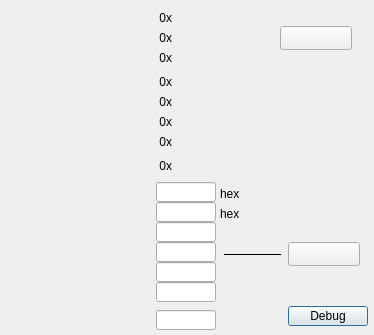
<?xml version="1.0" encoding="UTF-8"?>
<ui version="4.0">
 <class>BK9000</class>
 <widget class="QDialog" name="BK9000">
  <property name="geometry">
   <rect>
    <x>0</x>
    <y>0</y>
    <width>374</width>
    <height>335</height>
   </rect>
  </property>
  <property name="windowTitle">
   <string>Dialog</string>
  </property>
  <widget class="QELabel" name="qelabel">
   <property name="geometry">
    <rect>
     <x>12</x>
     <y>10</y>
     <width>144</width>
     <height>16</height>
    </rect>
   </property>
   <property name="font">
    <font>
     <family>Monospace</family>
    </font>
   </property>
   <property name="alignment">
    <set>Qt::AlignRight|Qt::AlignTrailing|Qt::AlignVCenter</set>
   </property>
   <property name="variable" stdset="0">
    <string>$(P):LI:900R-$(N):REG10.DESC</string>
   </property>
   <property name="variableSubstitutions" stdset="0">
    <string>P=CHA,N=2</string>
   </property>
   <property name="displayAlarmState">
    <bool>false</bool>
   </property>
  </widget>
  <widget class="QELabel" name="qelabel_2">
   <property name="geometry">
    <rect>
     <x>12</x>
     <y>30</y>
     <width>144</width>
     <height>16</height>
    </rect>
   </property>
   <property name="font">
    <font>
     <family>Monospace</family>
    </font>
   </property>
   <property name="alignment">
    <set>Qt::AlignRight|Qt::AlignTrailing|Qt::AlignVCenter</set>
   </property>
   <property name="variable" stdset="0">
    <string>$(P):LI:900R-$(N):REG11.DESC</string>
   </property>
   <property name="variableSubstitutions" stdset="0">
    <string>P=CHA,N=2</string>
   </property>
   <property name="displayAlarmState">
    <bool>false</bool>
   </property>
  </widget>
  <widget class="QELabel" name="qelabel_3">
   <property name="geometry">
    <rect>
     <x>168</x>
     <y>10</y>
     <width>49</width>
     <height>16</height>
    </rect>
   </property>
   <property name="alignment">
    <set>Qt::AlignLeading|Qt::AlignLeft|Qt::AlignVCenter</set>
   </property>
   <property name="variable" stdset="0">
    <string>$(P):LI:900R-$(N):REG10</string>
   </property>
   <property name="variableSubstitutions" stdset="0">
    <string>P=CHA,N=2</string>
   </property>
   <property name="displayAlarmState">
    <bool>false</bool>
   </property>
   <property name="format" stdset="0">
    <enum>QELabel::UnsignedInteger</enum>
   </property>
   <property name="radix">
    <UInt>16</UInt>
   </property>
  </widget>
  <widget class="QLabel" name="label">
   <property name="geometry">
    <rect>
     <x>156</x>
     <y>10</y>
     <width>16</width>
     <height>16</height>
    </rect>
   </property>
   <property name="text">
    <string>0x</string>
   </property>
   <property name="alignment">
    <set>Qt::AlignRight|Qt::AlignTrailing|Qt::AlignVCenter</set>
   </property>
  </widget>
  <widget class="QLabel" name="label_2">
   <property name="geometry">
    <rect>
     <x>156</x>
     <y>30</y>
     <width>16</width>
     <height>16</height>
    </rect>
   </property>
   <property name="text">
    <string>0x</string>
   </property>
   <property name="alignment">
    <set>Qt::AlignRight|Qt::AlignTrailing|Qt::AlignVCenter</set>
   </property>
  </widget>
  <widget class="QELabel" name="qelabel_4">
   <property name="geometry">
    <rect>
     <x>168</x>
     <y>30</y>
     <width>49</width>
     <height>16</height>
    </rect>
   </property>
   <property name="alignment">
    <set>Qt::AlignLeading|Qt::AlignLeft|Qt::AlignVCenter</set>
   </property>
   <property name="variable" stdset="0">
    <string>$(P):LI:900R-$(N):REG11</string>
   </property>
   <property name="variableSubstitutions" stdset="0">
    <string>P=CHA,N=2</string>
   </property>
   <property name="displayAlarmState">
    <bool>false</bool>
   </property>
   <property name="format" stdset="0">
    <enum>QELabel::UnsignedInteger</enum>
   </property>
   <property name="radix">
    <UInt>16</UInt>
   </property>
  </widget>
  <widget class="QLabel" name="label_3">
   <property name="geometry">
    <rect>
     <x>156</x>
     <y>50</y>
     <width>16</width>
     <height>16</height>
    </rect>
   </property>
   <property name="text">
    <string>0x</string>
   </property>
   <property name="alignment">
    <set>Qt::AlignRight|Qt::AlignTrailing|Qt::AlignVCenter</set>
   </property>
  </widget>
  <widget class="QELabel" name="qelabel_5">
   <property name="geometry">
    <rect>
     <x>12</x>
     <y>50</y>
     <width>144</width>
     <height>16</height>
    </rect>
   </property>
   <property name="font">
    <font>
     <family>Monospace</family>
    </font>
   </property>
   <property name="alignment">
    <set>Qt::AlignRight|Qt::AlignTrailing|Qt::AlignVCenter</set>
   </property>
   <property name="variable" stdset="0">
    <string>$(P):LI:900R-$(N):REG12.DESC</string>
   </property>
   <property name="variableSubstitutions" stdset="0">
    <string>P=CHA,N=2</string>
   </property>
   <property name="displayAlarmState">
    <bool>false</bool>
   </property>
  </widget>
  <widget class="QELabel" name="qelabel_6">
   <property name="geometry">
    <rect>
     <x>168</x>
     <y>50</y>
     <width>49</width>
     <height>16</height>
    </rect>
   </property>
   <property name="alignment">
    <set>Qt::AlignLeading|Qt::AlignLeft|Qt::AlignVCenter</set>
   </property>
   <property name="variable" stdset="0">
    <string>$(P):LI:900R-$(N):REG12</string>
   </property>
   <property name="variableSubstitutions" stdset="0">
    <string>P=CHA,N=2</string>
   </property>
   <property name="displayAlarmState">
    <bool>false</bool>
   </property>
   <property name="format" stdset="0">
    <enum>QELabel::UnsignedInteger</enum>
   </property>
   <property name="radix">
    <UInt>16</UInt>
   </property>
  </widget>
  <widget class="QLabel" name="label_4">
   <property name="geometry">
    <rect>
     <x>156</x>
     <y>74</y>
     <width>16</width>
     <height>16</height>
    </rect>
   </property>
   <property name="text">
    <string>0x</string>
   </property>
   <property name="alignment">
    <set>Qt::AlignRight|Qt::AlignTrailing|Qt::AlignVCenter</set>
   </property>
  </widget>
  <widget class="QELabel" name="qelabel_7">
   <property name="geometry">
    <rect>
     <x>12</x>
     <y>74</y>
     <width>144</width>
     <height>16</height>
    </rect>
   </property>
   <property name="font">
    <font>
     <family>Monospace</family>
    </font>
   </property>
   <property name="alignment">
    <set>Qt::AlignRight|Qt::AlignTrailing|Qt::AlignVCenter</set>
   </property>
   <property name="variable" stdset="0">
    <string>$(P):LI:900R-$(N):REG16.DESC</string>
   </property>
   <property name="variableSubstitutions" stdset="0">
    <string>P=CHA,N=2</string>
   </property>
   <property name="displayAlarmState">
    <bool>false</bool>
   </property>
  </widget>
  <widget class="QELabel" name="qelabel_8">
   <property name="geometry">
    <rect>
     <x>168</x>
     <y>74</y>
     <width>49</width>
     <height>16</height>
    </rect>
   </property>
   <property name="alignment">
    <set>Qt::AlignLeading|Qt::AlignLeft|Qt::AlignVCenter</set>
   </property>
   <property name="variable" stdset="0">
    <string>$(P):LI:900R-$(N):REG16</string>
   </property>
   <property name="variableSubstitutions" stdset="0">
    <string>P=CHA,N=2</string>
   </property>
   <property name="displayAlarmState">
    <bool>false</bool>
   </property>
   <property name="format" stdset="0">
    <enum>QELabel::UnsignedInteger</enum>
   </property>
   <property name="radix">
    <UInt>16</UInt>
   </property>
  </widget>
  <widget class="QELabel" name="qelabel_9">
   <property name="geometry">
    <rect>
     <x>12</x>
     <y>94</y>
     <width>144</width>
     <height>16</height>
    </rect>
   </property>
   <property name="font">
    <font>
     <family>Monospace</family>
    </font>
   </property>
   <property name="alignment">
    <set>Qt::AlignRight|Qt::AlignTrailing|Qt::AlignVCenter</set>
   </property>
   <property name="variable" stdset="0">
    <string>$(P):LI:900R-$(N):REG17.DESC</string>
   </property>
   <property name="variableSubstitutions" stdset="0">
    <string>P=CHA,N=2</string>
   </property>
   <property name="displayAlarmState">
    <bool>false</bool>
   </property>
  </widget>
  <widget class="QLabel" name="label_5">
   <property name="geometry">
    <rect>
     <x>156</x>
     <y>94</y>
     <width>16</width>
     <height>16</height>
    </rect>
   </property>
   <property name="text">
    <string>0x</string>
   </property>
   <property name="alignment">
    <set>Qt::AlignRight|Qt::AlignTrailing|Qt::AlignVCenter</set>
   </property>
  </widget>
  <widget class="QELabel" name="qelabel_10">
   <property name="geometry">
    <rect>
     <x>168</x>
     <y>94</y>
     <width>49</width>
     <height>16</height>
    </rect>
   </property>
   <property name="alignment">
    <set>Qt::AlignLeading|Qt::AlignLeft|Qt::AlignVCenter</set>
   </property>
   <property name="variable" stdset="0">
    <string>$(P):LI:900R-$(N):REG17</string>
   </property>
   <property name="variableSubstitutions" stdset="0">
    <string>P=CHA,N=2</string>
   </property>
   <property name="displayAlarmState">
    <bool>false</bool>
   </property>
   <property name="format" stdset="0">
    <enum>QELabel::UnsignedInteger</enum>
   </property>
   <property name="radix">
    <UInt>16</UInt>
   </property>
  </widget>
  <widget class="QELabel" name="qelabel_11">
   <property name="geometry">
    <rect>
     <x>12</x>
     <y>114</y>
     <width>144</width>
     <height>16</height>
    </rect>
   </property>
   <property name="font">
    <font>
     <family>Monospace</family>
    </font>
   </property>
   <property name="alignment">
    <set>Qt::AlignRight|Qt::AlignTrailing|Qt::AlignVCenter</set>
   </property>
   <property name="variable" stdset="0">
    <string>$(P):LI:900R-$(N):REG18.DESC</string>
   </property>
   <property name="variableSubstitutions" stdset="0">
    <string>P=CHA,N=2</string>
   </property>
   <property name="displayAlarmState">
    <bool>false</bool>
   </property>
  </widget>
  <widget class="QLabel" name="label_6">
   <property name="geometry">
    <rect>
     <x>156</x>
     <y>114</y>
     <width>16</width>
     <height>16</height>
    </rect>
   </property>
   <property name="text">
    <string>0x</string>
   </property>
   <property name="alignment">
    <set>Qt::AlignRight|Qt::AlignTrailing|Qt::AlignVCenter</set>
   </property>
  </widget>
  <widget class="QELabel" name="qelabel_12">
   <property name="geometry">
    <rect>
     <x>168</x>
     <y>114</y>
     <width>49</width>
     <height>16</height>
    </rect>
   </property>
   <property name="alignment">
    <set>Qt::AlignLeading|Qt::AlignLeft|Qt::AlignVCenter</set>
   </property>
   <property name="variable" stdset="0">
    <string>$(P):LI:900R-$(N):REG18</string>
   </property>
   <property name="variableSubstitutions" stdset="0">
    <string>P=CHA,N=2</string>
   </property>
   <property name="displayAlarmState">
    <bool>false</bool>
   </property>
   <property name="format" stdset="0">
    <enum>QELabel::UnsignedInteger</enum>
   </property>
   <property name="radix">
    <UInt>16</UInt>
   </property>
  </widget>
  <widget class="QELabel" name="qelabel_13">
   <property name="geometry">
    <rect>
     <x>12</x>
     <y>134</y>
     <width>144</width>
     <height>16</height>
    </rect>
   </property>
   <property name="font">
    <font>
     <family>Monospace</family>
    </font>
   </property>
   <property name="alignment">
    <set>Qt::AlignRight|Qt::AlignTrailing|Qt::AlignVCenter</set>
   </property>
   <property name="variable" stdset="0">
    <string>$(P):LI:900R-$(N):REG19.DESC</string>
   </property>
   <property name="variableSubstitutions" stdset="0">
    <string>P=CHA,N=2</string>
   </property>
   <property name="displayAlarmState">
    <bool>false</bool>
   </property>
  </widget>
  <widget class="QLabel" name="label_7">
   <property name="geometry">
    <rect>
     <x>156</x>
     <y>134</y>
     <width>16</width>
     <height>16</height>
    </rect>
   </property>
   <property name="text">
    <string>0x</string>
   </property>
   <property name="alignment">
    <set>Qt::AlignRight|Qt::AlignTrailing|Qt::AlignVCenter</set>
   </property>
  </widget>
  <widget class="QELabel" name="qelabel_14">
   <property name="geometry">
    <rect>
     <x>168</x>
     <y>134</y>
     <width>49</width>
     <height>16</height>
    </rect>
   </property>
   <property name="alignment">
    <set>Qt::AlignLeading|Qt::AlignLeft|Qt::AlignVCenter</set>
   </property>
   <property name="variable" stdset="0">
    <string>$(P):LI:900R-$(N):REG19</string>
   </property>
   <property name="variableSubstitutions" stdset="0">
    <string>P=CHA,N=2</string>
   </property>
   <property name="displayAlarmState">
    <bool>false</bool>
   </property>
   <property name="format" stdset="0">
    <enum>QELabel::UnsignedInteger</enum>
   </property>
   <property name="radix">
    <UInt>16</UInt>
   </property>
  </widget>
  <widget class="QELabel" name="qelabel_15">
   <property name="geometry">
    <rect>
     <x>168</x>
     <y>158</y>
     <width>49</width>
     <height>16</height>
    </rect>
   </property>
   <property name="alignment">
    <set>Qt::AlignLeading|Qt::AlignLeft|Qt::AlignVCenter</set>
   </property>
   <property name="variable" stdset="0">
    <string>$(P):LI:900R-$(N):REG32</string>
   </property>
   <property name="variableSubstitutions" stdset="0">
    <string>P=CHA,N=2</string>
   </property>
   <property name="displayAlarmState">
    <bool>false</bool>
   </property>
   <property name="format" stdset="0">
    <enum>QELabel::UnsignedInteger</enum>
   </property>
   <property name="radix">
    <UInt>16</UInt>
   </property>
  </widget>
  <widget class="QLabel" name="label_8">
   <property name="geometry">
    <rect>
     <x>156</x>
     <y>158</y>
     <width>16</width>
     <height>16</height>
    </rect>
   </property>
   <property name="text">
    <string>0x</string>
   </property>
   <property name="alignment">
    <set>Qt::AlignRight|Qt::AlignTrailing|Qt::AlignVCenter</set>
   </property>
  </widget>
  <widget class="QELabel" name="qelabel_16">
   <property name="geometry">
    <rect>
     <x>12</x>
     <y>158</y>
     <width>144</width>
     <height>16</height>
    </rect>
   </property>
   <property name="font">
    <font>
     <family>Monospace</family>
    </font>
   </property>
   <property name="alignment">
    <set>Qt::AlignRight|Qt::AlignTrailing|Qt::AlignVCenter</set>
   </property>
   <property name="variable" stdset="0">
    <string>$(P):LI:900R-$(N):REG32.DESC</string>
   </property>
   <property name="variableSubstitutions" stdset="0">
    <string>P=CHA,N=2</string>
   </property>
   <property name="displayAlarmState">
    <bool>false</bool>
   </property>
  </widget>
  <widget class="QELabel" name="qelabel_17">
   <property name="geometry">
    <rect>
     <x>12</x>
     <y>182</y>
     <width>144</width>
     <height>20</height>
    </rect>
   </property>
   <property name="font">
    <font>
     <family>Monospace</family>
    </font>
   </property>
   <property name="alignment">
    <set>Qt::AlignRight|Qt::AlignTrailing|Qt::AlignVCenter</set>
   </property>
   <property name="variable" stdset="0">
    <string>$(P):LO:SC:900W-$(N):REG0.DESC</string>
   </property>
   <property name="variableSubstitutions" stdset="0">
    <string>P=CHA,N=2</string>
   </property>
   <property name="displayAlarmState">
    <bool>false</bool>
   </property>
  </widget>
  <widget class="QELabel" name="qelabel_18">
   <property name="geometry">
    <rect>
     <x>12</x>
     <y>202</y>
     <width>144</width>
     <height>20</height>
    </rect>
   </property>
   <property name="font">
    <font>
     <family>Monospace</family>
    </font>
   </property>
   <property name="alignment">
    <set>Qt::AlignRight|Qt::AlignTrailing|Qt::AlignVCenter</set>
   </property>
   <property name="variable" stdset="0">
    <string>$(P):LO:SC:900W-$(N):REG1.DESC</string>
   </property>
   <property name="variableSubstitutions" stdset="0">
    <string>P=CHA,N=2</string>
   </property>
   <property name="displayAlarmState">
    <bool>false</bool>
   </property>
  </widget>
  <widget class="QELabel" name="qelabel_19">
   <property name="geometry">
    <rect>
     <x>7</x>
     <y>222</y>
     <width>149</width>
     <height>20</height>
    </rect>
   </property>
   <property name="font">
    <font>
     <family>Monospace</family>
    </font>
   </property>
   <property name="alignment">
    <set>Qt::AlignRight|Qt::AlignTrailing|Qt::AlignVCenter</set>
   </property>
   <property name="variable" stdset="0">
    <string>$(P):LO:SC:900W-$(N):REG22.DESC</string>
   </property>
   <property name="variableSubstitutions" stdset="0">
    <string>P=CHA,N=2</string>
   </property>
   <property name="displayAlarmState">
    <bool>false</bool>
   </property>
  </widget>
  <widget class="QELineEdit" name="qelineedit">
   <property name="geometry">
    <rect>
     <x>156</x>
     <y>182</y>
     <width>60</width>
     <height>20</height>
    </rect>
   </property>
   <property name="variable" stdset="0">
    <string>$(P):LO:SC:900W-$(N):REG0</string>
   </property>
   <property name="variableSubstitutions" stdset="0">
    <string>P=CHA,N=2</string>
   </property>
   <property name="displayAlarmStateOption" stdset="0">
    <enum>QEGenericEdit::Never</enum>
   </property>
  </widget>
  <widget class="QELineEdit" name="qelineedit_2">
   <property name="geometry">
    <rect>
     <x>156</x>
     <y>202</y>
     <width>60</width>
     <height>20</height>
    </rect>
   </property>
   <property name="variable" stdset="0">
    <string>$(P):LO:SC:900W-$(N):REG1</string>
   </property>
   <property name="variableSubstitutions" stdset="0">
    <string>P=CHA,N=2</string>
   </property>
   <property name="displayAlarmStateOption" stdset="0">
    <enum>QEGenericEdit::Never</enum>
   </property>
  </widget>
  <widget class="QELineEdit" name="qelineedit_3">
   <property name="geometry">
    <rect>
     <x>156</x>
     <y>222</y>
     <width>60</width>
     <height>20</height>
    </rect>
   </property>
   <property name="variable" stdset="0">
    <string>$(P):LO:SC:900W-$(N):REG22</string>
   </property>
   <property name="variableSubstitutions" stdset="0">
    <string>P=CHA,N=2</string>
   </property>
   <property name="displayAlarmStateOption" stdset="0">
    <enum>QEGenericEdit::Never</enum>
   </property>
  </widget>
  <widget class="QELineEdit" name="qelineedit_4">
   <property name="geometry">
    <rect>
     <x>156</x>
     <y>242</y>
     <width>60</width>
     <height>20</height>
    </rect>
   </property>
   <property name="variable" stdset="0">
    <string>$(P):LO:SC:900W-$(N):REG23</string>
   </property>
   <property name="variableSubstitutions" stdset="0">
    <string>P=CHA,N=2</string>
   </property>
   <property name="displayAlarmStateOption" stdset="0">
    <enum>QEGenericEdit::Never</enum>
   </property>
  </widget>
  <widget class="QELineEdit" name="qelineedit_5">
   <property name="geometry">
    <rect>
     <x>156</x>
     <y>262</y>
     <width>60</width>
     <height>20</height>
    </rect>
   </property>
   <property name="variable" stdset="0">
    <string>$(P):LO:SC:900W-$(N):REG24</string>
   </property>
   <property name="variableSubstitutions" stdset="0">
    <string>P=CHA,N=2</string>
   </property>
   <property name="displayAlarmStateOption" stdset="0">
    <enum>QEGenericEdit::Never</enum>
   </property>
  </widget>
  <widget class="QELineEdit" name="qelineedit_6">
   <property name="geometry">
    <rect>
     <x>156</x>
     <y>282</y>
     <width>60</width>
     <height>20</height>
    </rect>
   </property>
   <property name="variable" stdset="0">
    <string>$(P):LO:SC:900W-$(N):REG25</string>
   </property>
   <property name="variableSubstitutions" stdset="0">
    <string>P=CHA,N=2</string>
   </property>
   <property name="displayAlarmStateOption" stdset="0">
    <enum>QEGenericEdit::Never</enum>
   </property>
  </widget>
  <widget class="QELabel" name="qelabel_20">
   <property name="geometry">
    <rect>
     <x>12</x>
     <y>242</y>
     <width>144</width>
     <height>20</height>
    </rect>
   </property>
   <property name="font">
    <font>
     <family>Monospace</family>
    </font>
   </property>
   <property name="alignment">
    <set>Qt::AlignRight|Qt::AlignTrailing|Qt::AlignVCenter</set>
   </property>
   <property name="variable" stdset="0">
    <string>$(P):LO:SC:900W-$(N):REG23.DESC</string>
   </property>
   <property name="variableSubstitutions" stdset="0">
    <string>P=CHA,N=2</string>
   </property>
   <property name="displayAlarmState">
    <bool>false</bool>
   </property>
  </widget>
  <widget class="QELabel" name="qelabel_21">
   <property name="geometry">
    <rect>
     <x>12</x>
     <y>262</y>
     <width>144</width>
     <height>20</height>
    </rect>
   </property>
   <property name="font">
    <font>
     <family>Monospace</family>
    </font>
   </property>
   <property name="alignment">
    <set>Qt::AlignRight|Qt::AlignTrailing|Qt::AlignVCenter</set>
   </property>
   <property name="variable" stdset="0">
    <string>$(P):LO:SC:900W-$(N):REG24.DESC</string>
   </property>
   <property name="variableSubstitutions" stdset="0">
    <string>P=CHA,N=2</string>
   </property>
   <property name="displayAlarmState">
    <bool>false</bool>
   </property>
  </widget>
  <widget class="QELabel" name="qelabel_22">
   <property name="geometry">
    <rect>
     <x>12</x>
     <y>282</y>
     <width>144</width>
     <height>20</height>
    </rect>
   </property>
   <property name="font">
    <font>
     <family>Monospace</family>
    </font>
   </property>
   <property name="alignment">
    <set>Qt::AlignRight|Qt::AlignTrailing|Qt::AlignVCenter</set>
   </property>
   <property name="variable" stdset="0">
    <string>$(P):LO:SC:900W-$(N):REG25.DESC</string>
   </property>
   <property name="variableSubstitutions" stdset="0">
    <string>P=CHA,N=2</string>
   </property>
   <property name="displayAlarmState">
    <bool>false</bool>
   </property>
  </widget>
  <widget class="QELabel" name="qelabel_23">
   <property name="geometry">
    <rect>
     <x>12</x>
     <y>310</y>
     <width>144</width>
     <height>20</height>
    </rect>
   </property>
   <property name="font">
    <font>
     <family>Monospace</family>
    </font>
   </property>
   <property name="alignment">
    <set>Qt::AlignRight|Qt::AlignTrailing|Qt::AlignVCenter</set>
   </property>
   <property name="variable" stdset="0">
    <string>$(P):LO:SC:DEBUG-$(N):ALLOW:INLQ.DESC</string>
   </property>
   <property name="variableSubstitutions" stdset="0">
    <string>P=CHA,N=2</string>
   </property>
   <property name="displayAlarmState">
    <bool>false</bool>
   </property>
  </widget>
  <widget class="QELineEdit" name="qelineedit_7">
   <property name="geometry">
    <rect>
     <x>156</x>
     <y>310</y>
     <width>60</width>
     <height>20</height>
    </rect>
   </property>
   <property name="variable" stdset="0">
    <string>$(P):LO:SC:DEBUG-$(N):ALLOW:INLQ</string>
   </property>
   <property name="variableSubstitutions" stdset="0">
    <string>P=CHA,N=2</string>
   </property>
   <property name="displayAlarmStateOption" stdset="0">
    <enum>QEGenericEdit::Never</enum>
   </property>
  </widget>
  <widget class="QELabel" name="qelabel_24">
   <property name="geometry">
    <rect>
     <x>216</x>
     <y>310</y>
     <width>41</width>
     <height>20</height>
    </rect>
   </property>
   <property name="font">
    <font>
     <family>Monospace</family>
    </font>
   </property>
   <property name="alignment">
    <set>Qt::AlignLeading|Qt::AlignLeft|Qt::AlignVCenter</set>
   </property>
   <property name="variable" stdset="0">
    <string>$(P):LO:SC:DEBUG-$(N):ALLOW:INLQ</string>
   </property>
   <property name="variableSubstitutions" stdset="0">
    <string>P=CHA,N=2</string>
   </property>
   <property name="displayAlarmState">
    <bool>false</bool>
   </property>
  </widget>
  <widget class="Line" name="line">
   <property name="geometry">
    <rect>
     <x>224</x>
     <y>246</y>
     <width>57</width>
     <height>16</height>
    </rect>
   </property>
   <property name="frameShadow">
    <enum>QFrame::Plain</enum>
   </property>
   <property name="orientation">
    <enum>Qt::Horizontal</enum>
   </property>
  </widget>
  <widget class="QLabel" name="label_9">
   <property name="geometry">
    <rect>
     <x>220</x>
     <y>186</y>
     <width>25</width>
     <height>16</height>
    </rect>
   </property>
   <property name="text">
    <string>hex</string>
   </property>
  </widget>
  <widget class="QLabel" name="label_10">
   <property name="geometry">
    <rect>
     <x>220</x>
     <y>206</y>
     <width>25</width>
     <height>16</height>
    </rect>
   </property>
   <property name="text">
    <string>hex</string>
   </property>
  </widget>
  <widget class="CAButton" name="cabutton">
   <property name="geometry">
    <rect>
     <x>280</x>
     <y>26</y>
     <width>72</width>
     <height>24</height>
    </rect>
   </property>
   <property name="autoDefault">
    <bool>false</bool>
   </property>
   <property name="writeOnRelease" stdset="0">
    <bool>true</bool>
   </property>
   <property name="onText">
    <string>1</string>
   </property>
   <property name="offText">
    <string>0</string>
   </property>
   <property name="onLabel">
    <string>Refresh</string>
   </property>
   <property name="offLabel">
    <string>Refresh</string>
   </property>
   <property name="variable" stdset="0">
    <string>$(P):BO:900R-$(N):REFRESH.PROC</string>
   </property>
   <property name="variableSubstitutions" stdset="0">
    <string>P=CHA,N=2</string>
   </property>
   <property name="AlarmEnable" stdset="0">
    <bool>false</bool>
   </property>
   <property name="literalLabel">
    <bool>true</bool>
   </property>
  </widget>
  <widget class="CAButton" name="cabutton_2">
   <property name="geometry">
    <rect>
     <x>288</x>
     <y>242</y>
     <width>72</width>
     <height>24</height>
    </rect>
   </property>
   <property name="autoDefault">
    <bool>false</bool>
   </property>
   <property name="writeOnRelease" stdset="0">
    <bool>true</bool>
   </property>
   <property name="onText">
    <string>1</string>
   </property>
   <property name="offText">
    <string>0</string>
   </property>
   <property name="onLabel">
    <string>Reset</string>
   </property>
   <property name="offLabel">
    <string>Reset</string>
   </property>
   <property name="variable" stdset="0">
    <string>$(P):BO:900W-$(N):WD:RESET.PROC</string>
   </property>
   <property name="variableSubstitutions" stdset="0">
    <string>P=CHA,N=2</string>
   </property>
   <property name="AlarmEnable" stdset="0">
    <bool>false</bool>
   </property>
   <property name="literalLabel">
    <bool>true</bool>
   </property>
  </widget>
  <widget class="QPushButton" name="dbgPB">
   <property name="geometry">
    <rect>
     <x>288</x>
     <y>306</y>
     <width>80</width>
     <height>20</height>
    </rect>
   </property>
   <property name="text">
    <string>Debug</string>
   </property>
  </widget>
 </widget>
 <customwidgets>
  <customwidget>
   <class>AButton</class>
   <extends>QPushButton</extends>
   <header>abutton.h</header>
  </customwidget>
  <customwidget>
   <class>CAButton</class>
   <extends>AButton</extends>
   <header>cabutton.h</header>
  </customwidget>
  <customwidget>
   <class>QELabel</class>
   <extends>QLabel</extends>
   <header>QELabel.h</header>
  </customwidget>
  <customwidget>
   <class>QELineEdit</class>
   <extends>QLineEdit</extends>
   <header>QELineEdit.h</header>
  </customwidget>
 </customwidgets>
 <resources/>
 <connections/>
</ui>
